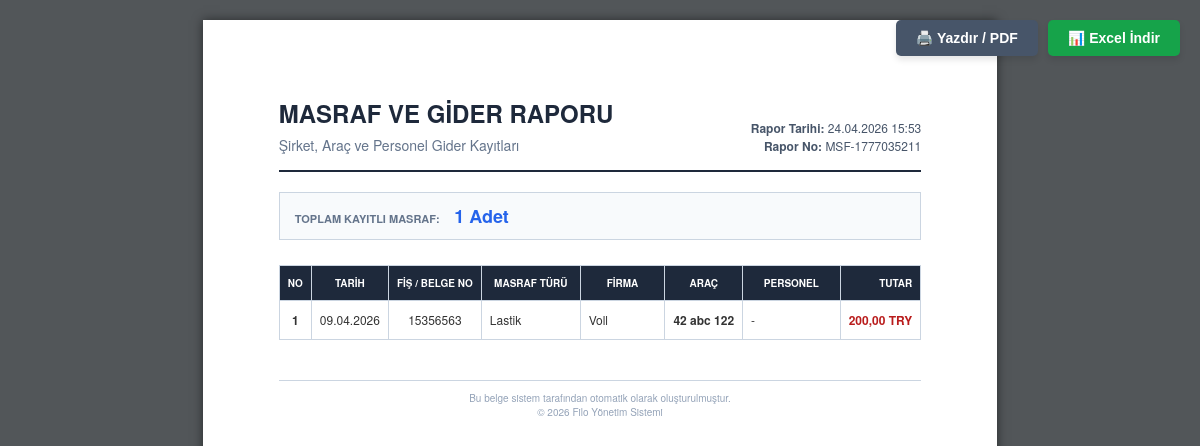
Page /masraflar/rapor-belgesi/ (signed in) on the committed database.
### transfer/models.py (models this page shows, shortened)
class Masraf(models.Model):
    PARA_BIRIMLERI = [
        ('TRY', 'Türk Lirası (₺)'),
        ('USD', 'Dolar ($)'),
        ('EUR', 'Euro (€)'),
    ]
    firma = models.ForeignKey('Firma', on_delete=models.SET_NULL, null=True, blank=True, verbose_name="Şirket")
    arac = models.ForeignKey(Arac, on_delete=models.SET_NULL, null=True, blank=True, related_name='masraflar', verbose_name="İlgili Araç")
    personel = models.ForeignKey(Personel, on_delete=models.SET_NULL, null=True, blank=True, related_name='masraflar', verbose_name="İlgili Personel")
    masraf_turu = models.ForeignKey('MasrafTuru', on_delete=models.SET_NULL, null=True, blank=True, verbose_name="Masraf Türü")
    tarih = models.DateField(verbose_name="Masraf Tarihi")
    tutar = models.DecimalField(max_digits=10, decimal_places=2)
    para_birimi = models.CharField(max_length=5, choices=PARA_BIRIMLERI, default='TRY')
    fis_no = models.CharField(max_length=50, null=True, blank=True, verbose_name="Fiş / Fatura No")
    aciklama = models.TextField(null=True, blank=True, verbose_name="Açıklama / Detay")
    belge = models.FileField(upload_to='masraf_belgeleri/', null=True, blank=True, verbose_name="Fatura/Fiş Belgesi (PDF/Resim)")

class MasrafTuru(models.Model):
    tanimi = models.CharField(max_length=100)
    firma = models.ForeignKey('Firma', on_delete=models.CASCADE, null=True, blank=True, verbose_name="Şirket")

class Firma(models.Model):
    sirket_kodu = models.CharField(max_length=50, unique=True, null=True, blank=True, verbose_name="Şirket Kodu")
    ad = models.CharField(max_length=200, verbose_name="Şirket Adı")
    iletisim = models.CharField(max_length=100, null=True, blank=True, verbose_name="İletişim Bilgisi")

class Arac(models.Model):
    VITES_SECENEKLERI = [
        ('manuel', 'Manuel'),
        ('otomatik', 'Otomatik'),
        ('yari_otomatik', 'Yarı Otomatik'),
    ]
    YAKIT_SECENEKLERI = [
        ('benzin', 'Benzin'),
        ('dizel', 'Dizel'),
        ('lpg', 'LPG'),
        ('elektrik', 'Elektrik'),
        ('hibrit', 'Hibrit'),
    ]
    DURUM_SECENEKLERI = [
        ('bosta', 'Faal (Boşta)'),
        ('musteride', 'Müşteride'),
        ('rehin', 'Rehin'),
        ('serviste', 'Serviste'),
    ]
    MULKIYET_SECENEKLERI = [
        ('sirket', 'Şirket Aracı'),
        ('kiralik', 'Kiralık'),
    ]
    IL_SECENEKLERI = [
        ('01', '01 - Adana'), ('02', '02 - Adıyaman'), ('03', '03 - Afyonkarahisar'),
        ('04', '04 - Ağrı'), ('05', '05 - Amasya'), ('06', '06 - Ankara'),
        ('07', '07 - Antalya'), ('08', '08 - Artvin'), ('09', '09 - Aydın'),
        ('10', '10 - Balıkesir'), ('11', '11 - Bilecik'), ('12', '12 - Bingöl'),
        ('13', '13 - Bitlis'), ('14', '14 - Bolu'), ('15', '15 - Burdur'),
        ('16', '16 - Bursa'), ('17', '17 - Çanakkale'), ('18', '18 - Çankırı'),
        ('19', '19 - Çorum'), ('20', '20 - Denizli'), ('21', '21 - Diyarbakır'),
        ('22', '22 - Edirne'), ('23', '23 - Elazığ'), ('24', '24 - Erzincan'),
        ('25', '25 - Erzurum'), ('26', '26 - Eskişehir'), ('27', '27 - Gaziantep'),
        ('28', '28 - Giresun'), ('29', '29 - Gümüşhane'), ('30', '30 - Hakkari'),
        ('31', '31 - Hatay'), ('32', '32 - Isparta'), ('33', '33 - Mersin'),
        ('34', '34 - İstanbul'), ('35', '35 - İzmir'), ('36', '36 - Kars'),
        ('37', '37 - Kastamonu'), ('38', '38 - Kayseri'), ('39', '39 - Kırklareli'),
        ('40', '40 - Kırşehir'), ('41', '41 - Kocaeli'), ('42', '42 - Konya'),
        ('43', '43 - Kütahya'), ('44', '44 - Malatya'), ('45', '45 - Manisa'),
        ('46', '46 - Kahramanmaraş'), ('47', '47 - Mardin'), ('48', '48 - Muğla'),
        ('49', '49 - Muş'), ('50', '50 - Nevşehir'), ('51', '51 - Niğde'),
        ('52', '52 - Ordu'), ('53', '53 - Rize'), ('54', '54 - Sakarya'),
        ('55', '55 - Samsun'), ('56', '56 - Siirt'), ('57', '57 - Sinop'),
        ('58', '58 - Sivas'), ('59', '59 - Tekirdağ'), ('60', '60 - Tokat'),
        ('61', '61 - Trabzon'), ('62', '62 - Tunceli'), ('63', '63 - Şanlıurfa'),
        ('64', '64 - Uşak'), ('65', '65 - Van'), ('66', '66 - Yozgat'),
        ('67', '67 - Zonguldak'), ('68', '68 - Aksaray'), ('69', '69 - Bayburt'),
        ('70', '70 - Karaman'), ('71', '71 - Kırıkkale'), ('72', '72 - Batman'),
        ('73', '73 - Şırnak'), ('74', '74 - Bartın'), ('75', '75 - Ardahan'),
        ('76', '76 - Iğdır'), ('77', '77 - Yalova'), ('78', '78 - Karabük'),
        ('79', '79 - Kilis'), ('80', '80 - Osmaniye'), ('81', '81 - Düzce')
    ]
    arac_kodu = models.CharField(max_length=50, unique=True, null=True, blank=True)
    plaka = models.CharField(max_length=20, unique=True)
    kapasite = models.PositiveIntegerField(default=4)
    il_kodu = models.CharField(max_length=10, choices=IL_SECENEKLERI, null=True, blank=True)
    firma = models.ForeignKey('Firma', on_delete=models.SET_NULL, null=True, blank=True, verbose_name="Şirket")
    arac_turu = models.ForeignKey(AracTuru, on_delete=models.SET_NULL, null=True, blank=True)
    tescil_sira_no = models.CharField(max_length=50, null=True, blank=True)
    renk = models.CharField(max_length=30, null=True, blank=True)
    sase_no = models.CharField(max_length=100, null=True, blank=True)
    motor_no = models.CharField(max_length=100, null=True, blank=True)
    marka = models.CharField(max_length=50, null=True, blank=True)
    model_tanim = models.CharField(max_length=100, null=True, blank=True)
    vites = models.CharField(max_length=20, choices=VITES_SECENEKLERI, null=True, blank=True)
    yakit_tipi = models.CharField(max_length=20, choices=YAKIT_SECENEKLERI, null=True, blank=True)
    arac_durumu = models.CharField(max_length=20, choices=DURUM_SECENEKLERI, default='bosta')
    arac_kimde = models.CharField(max_length=100, null=True, blank=True)
    ilk_tescil_tarihi = models.DateField(null=True, blank=True)
    tescil_tarihi = models.DateField(null=True, blank=True)
    model_yili = models.PositiveIntegerField(null=True, blank=True)
    segment = models.CharField(max_length=50, null=True, blank=True)
    mulkiyet_durumu = models.CharField(max_length=20, choices=MULKIYET_SECENEKLERI, default='sirket')
    muayene_tarihi = models.DateField(null=True, blank=True)
    egzoz_emisyon_tarihi = models.DateField(null=True, blank=True)
    cekici_ruhsati_tarihi = models.DateField(null=True, blank=True)
    serusefer_tarihi = models.DateField(null=True, blank=True)
    resim = models.ImageField(upload_to='arac_resimleri/', null=True, blank=True)

class Personel(models.Model):
    CALISMA_TURLERI = [
        ('tam_zamanli', 'Tam Zamanlı'),
        ('yari_zamanli', 'Yarı Zamanlı'),
        ('serbest', 'Freelance/Sözleşmeli'),
    ]
    ad_soyad = models.CharField(max_length=100, null=True, blank=True)
    ad = models.CharField(max_length=50, null=True, blank=True)
    soyad = models.CharField(max_length=50, null=True, blank=True)
    telefon = models.CharField(max_length=20)
    is_baslama_tarihi = models.DateField(null=True, blank=True)
    is_ayrilis_tarihi = models.DateField(null=True, blank=True)
    calisma_turu = models.CharField(max_length=20, choices=CALISMA_TURLERI, default='tam_zamanli')
    gorevi = models.CharField(max_length=100, null=True, blank=True)
    aktif_mi = models.BooleanField(default=True)

### transfer/views.py (the view)
# urls.py: path('masraflar/rapor-belgesi/', staff_only(views.masraf_raporu_belge), name='masraf_raporu_belge'),
@login_required
def masraf_raporu_belge(request):
    masraflar = Masraf.objects.all().order_by('-tarih')
    context = {
        'masraflar': masraflar,
    }
    return render(request, 'transfer/masraf_raporu_belge.html', context)

### transfer/urls.py (called while the page is built)
def staff_only(view_func):
    return user_passes_test(lambda u: u.is_staff, login_url='transfer_listesi')(view_func)

### transfer/templates/transfer/masraf_raporu_belge.html (shortened to what this page needs)
<!DOCTYPE html>
<html lang="tr">
<head>
</head>
<body>
    <div style="position: fixed; top: 20px; right: 20px; display: flex; gap: 10px; z-index: 1000;" class="no-print">
        <button class="print-btn" onclick="window.print()" style="background: #475569;">
            🖨️ Yazdır / PDF
        </button>
        <button class="print-btn" onclick="exportTableToExcel('raporTablosu', 'Masraf_Gider_Raporu')" style="background: #16a34a;">
            📊 Excel İndir
        </button>
    </div>
    <div class="document-a4">
        <div class="doc-header">
            <div class="doc-title">
                <h1>Masraf ve Gider Raporu</h1>
                <p>Şirket, Araç ve Personel Gider Kayıtları</p>
            </div>
            <div class="doc-meta">
                <div><strong>Rapor Tarihi:</strong> {% now "d.m.Y H:i" %}</div>
                <div><strong>Rapor No:</strong> MSF-{% now "U" %}</div>
            </div>
        </div>
        <table class="summary-table">
            <tr>
                <td>
                    <span style="font-size: 11px; color: #64748b; text-transform: uppercase; font-weight: bold; margin-right: 10px;">Toplam Kayıtlı Masraf:</span>
                    <span class="summary-value" style="color: #2563eb;">{{ masraflar|length }} Adet</span>
                </td>
            </tr>
        </table>
        <table class="data-table" id="raporTablosu">
            <thead>
                <tr>
                    <th width="3%">NO</th>
                    <th width="10%">TARİH</th>
                    <th width="10%">FİŞ / BELGE NO</th>
                    <th width="17%">MASRAF TÜRÜ</th>
                    <th width="20%">FİRMA</th>
                    <th width="10%">ARAÇ</th>
                    <th width="20%">PERSONEL</th>
                    <th width="10%" class="text-right">TUTAR</th>
                </tr>
            </thead>
            <tbody>
                {% for masraf in masraflar %}
                <tr>
                    <td class="text-center"><strong>{{ forloop.counter }}</strong></td>
                    <td class="text-center">{{ masraf.tarih|date:"d.m.Y" }}</td>
                    <td class="text-center">{{ masraf.fis_no|default:"-" }}</td>
                    <td>{{ masraf.masraf_turu.tanimi|default:"-" }}</td>
                    <td>{{ masraf.firma.ad|default:"-" }}</td>
                    <td class="text-center"><strong>{{ masraf.arac.plaka|default:"-" }}</strong></td>
                    <td>{{ masraf.personel.ad_soyad|default:"-" }}</td>
                    <td class="text-right"><strong style="color: #b91c1c;">{{ masraf.tutar }} {{ masraf.para_birimi }}</strong></td>
                </tr>
                {% empty %}
                <tr>
                    <td colspan="8" class="text-center" style="padding: 40px; color: #64748b; font-style: italic;">
                        Sistemde listelenecek masraf kaydı bulunmamaktadır.
                    </td>
                </tr>
                {% endfor %}
            </tbody>
        </table>
        <div class="doc-footer">
            Bu belge sistem tarafından otomatik olarak oluşturulmuştur.<br>
            © {% now "Y" %} Filo Yönetim Sistemi
        </div>
    </div>
</body>
</html>

### transfer/templates/transfer/masraf_raporu_belge.html (style rules this page uses)
body { font-family: 'Helvetica Neue', Helvetica, Arial, sans-serif; background-color: #525659; margin: 0; padding: 20px; color: #333; }
.document-a4 { background-color: #fff; width: 210mm; min-height: 297mm; margin: 0 auto; padding: 20mm; box-shadow: 0 0 10px rgba(0,0,0,0.5); box-sizing: border-box; position: relative; }
.doc-header { border-bottom: 2px solid #1e293b; padding-bottom: 15px; margin-bottom: 20px; display: flex; justify-content: space-between; align-items: flex-end; }
.doc-title h1 { margin: 0; color: #1e293b; font-size: 24px; text-transform: uppercase; }
.doc-title p { margin: 5px 0 0 0; color: #64748b; font-size: 14px; }
.doc-meta { text-align: right; font-size: 12px; color: #475569; }
.summary-table { width: 100%; border-collapse: collapse; margin-bottom: 25px; background-color: #f8fafc; border: 1px solid #cbd5e1; }
.summary-table td { padding: 10px 15px; border-right: 1px solid #cbd5e1; text-align: left; }
.summary-table td:last-child { border-right: none; }
.summary-value { font-size: 18px; color: #0f172a; font-weight: bold; }
.data-table { width: 100%; border-collapse: collapse; font-size: 12px; margin-bottom: 30px; border: 1px solid #94a3b8; }
.data-table th, .data-table td { border: 1px solid #cbd5e1; padding: 10px 8px; text-align: left; vertical-align: middle; white-space: nowrap; overflow: hidden; text-overflow: ellipsis; }
.data-table th { background-color: #1e293b; color: white; font-weight: bold; text-transform: uppercase; font-size: 10px; text-align: center; }
.text-right { text-align: right !important; }
.text-center { text-align: center !important; }
.doc-footer { margin-top: 40px; text-align: center; font-size: 10px; color: #94a3b8; border-top: 1px solid #cbd5e1; padding-top: 10px; }
.print-btn { color: white; border: none; padding: 10px 20px; font-size: 14px; border-radius: 5px; cursor: pointer; box-shadow: 0 4px 6px rgba(0,0,0,0.1); font-weight: bold; transition: opacity 0.2s; }

### rows in the picture
Masraf: tarih "09.04.2026", fis_no "15356563", masraf_turu.tanimi "Lastik", firma.ad "Voll", arac.plaka "42 abc 122", personel.ad_soyad "-", tutar "200,00", para_birimi "TRY"

### other values in the picture
{{ masraflar|length }} "1"
